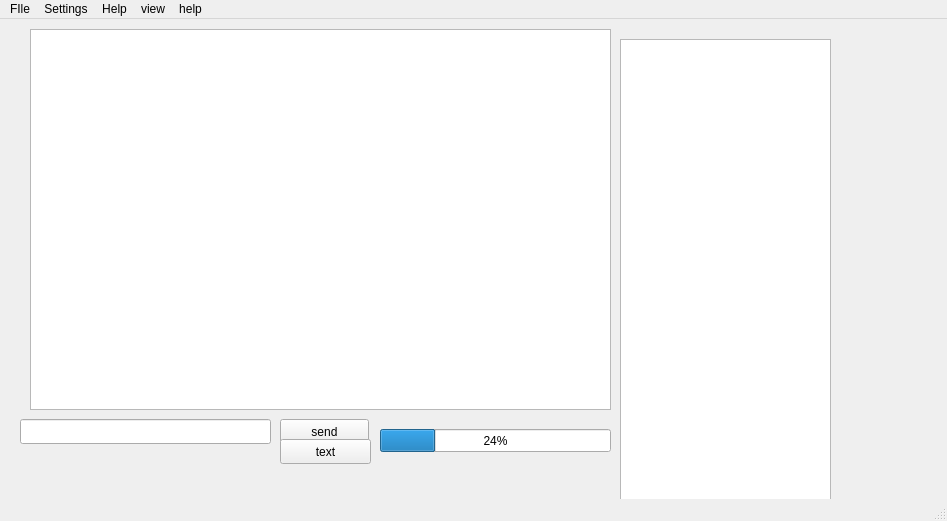
<?xml version="1.0" encoding="UTF-8"?>
<ui version="4.0">
 <class>MainWindow</class>
 <widget class="QMainWindow" name="MainWindow">
  <property name="geometry">
   <rect>
    <x>0</x>
    <y>0</y>
    <width>947</width>
    <height>521</height>
   </rect>
  </property>
  <property name="windowTitle">
   <string>MainWindow</string>
  </property>
  <widget class="QWidget" name="centralwidget">
   <widget class="QLineEdit" name="lineEdit">
    <property name="geometry">
     <rect>
      <x>20</x>
      <y>400</y>
      <width>251</width>
      <height>25</height>
     </rect>
    </property>
   </widget>
   <widget class="QPushButton" name="pushButton_2">
    <property name="geometry">
     <rect>
      <x>280</x>
      <y>400</y>
      <width>89</width>
      <height>25</height>
     </rect>
    </property>
    <property name="text">
     <string>send</string>
    </property>
   </widget>
   <widget class="QListWidget" name="listWidget">
    <property name="geometry">
     <rect>
      <x>620</x>
      <y>20</y>
      <width>211</width>
      <height>481</height>
     </rect>
    </property>
    <item>
     <property name="text">
      <string/>
     </property>
    </item>
   </widget>
   <widget class="QListWidget" name="listWidget_2">
    <property name="geometry">
     <rect>
      <x>30</x>
      <y>10</y>
      <width>581</width>
      <height>381</height>
     </rect>
    </property>
   </widget>
   <widget class="QPushButton" name="pushButton">
    <property name="geometry">
     <rect>
      <x>280</x>
      <y>420</y>
      <width>91</width>
      <height>25</height>
     </rect>
    </property>
    <property name="text">
     <string>text</string>
    </property>
   </widget>
   <widget class="QProgressBar" name="progressBar">
    <property name="geometry">
     <rect>
      <x>380</x>
      <y>410</y>
      <width>231</width>
      <height>23</height>
     </rect>
    </property>
    <property name="value">
     <number>24</number>
    </property>
   </widget>
  </widget>
  <widget class="QMenuBar" name="menubar">
   <property name="geometry">
    <rect>
     <x>0</x>
     <y>0</y>
     <width>947</width>
     <height>22</height>
    </rect>
   </property>
   <widget class="QMenu" name="menuFIle">
    <property name="title">
     <string>FIle</string>
    </property>
    <addaction name="separator"/>
    <addaction name="actionConnect"/>
    <addaction name="actionDisconnect"/>
    <addaction name="actionSave"/>
    <addaction name="separator"/>
    <addaction name="actionExit"/>
    <addaction name="actionchange_ava"/>
   </widget>
   <widget class="QMenu" name="menuSettings">
    <property name="title">
     <string>Settings</string>
    </property>
    <addaction name="push_button"/>
    <addaction name="separator"/>
    <addaction name="actionusername"/>
    <addaction name="actionhost"/>
    <addaction name="actionautomatic_file_reception"/>
   </widget>
   <widget class="QMenu" name="menuHelp">
    <property name="title">
     <string>Help</string>
    </property>
    <addaction name="actionAbout"/>
   </widget>
   <widget class="QMenu" name="menuview">
    <property name="title">
     <string>view</string>
    </property>
    <widget class="QMenu" name="menuchoose_color_of_image">
     <property name="title">
      <string>choose color of message</string>
     </property>
     <addaction name="actionchoose_info_color"/>
     <addaction name="actionchoose_message_color"/>
    </widget>
    <addaction name="actionchange_background_color"/>
    <addaction name="menuchoose_color_of_image"/>
    <addaction name="separator"/>
    <addaction name="actiondisplay_ip_3"/>
    <addaction name="actionhide_date"/>
    <addaction name="separator"/>
    <addaction name="actionclose_progress_bar"/>
    <addaction name="actionhistory"/>
   </widget>
   <widget class="QMenu" name="menuhelp">
    <property name="title">
     <string>help</string>
    </property>
    <addaction name="actionabout"/>
   </widget>
   <addaction name="menuFIle"/>
   <addaction name="menuSettings"/>
   <addaction name="menuHelp"/>
   <addaction name="menuview"/>
   <addaction name="menuhelp"/>
  </widget>
  <widget class="QStatusBar" name="statusbar"/>
  <action name="actionConnect">
   <property name="text">
    <string>Connect</string>
   </property>
  </action>
  <action name="actionDisconnect">
   <property name="text">
    <string>Disconnect</string>
   </property>
  </action>
  <action name="actionSave">
   <property name="text">
    <string>Save</string>
   </property>
  </action>
  <action name="actionExit">
   <property name="text">
    <string>Exit</string>
   </property>
  </action>
  <action name="actionAbout">
   <property name="text">
    <string>About</string>
   </property>
  </action>
  <action name="push_button">
   <property name="text">
    <string>Status</string>
   </property>
  </action>
  <action name="actionusername">
   <property name="text">
    <string>username</string>
   </property>
  </action>
  <action name="actionhost">
   <property name="text">
    <string>host</string>
   </property>
  </action>
  <action name="actionchange_ava">
   <property name="text">
    <string>change ava</string>
   </property>
  </action>
  <action name="actionchange_background_color">
   <property name="text">
    <string>change background color</string>
   </property>
  </action>
  <action name="actionchoose_info_color">
   <property name="text">
    <string>choose info color</string>
   </property>
  </action>
  <action name="actionchoose_message_color">
   <property name="text">
    <string>choose message color</string>
   </property>
  </action>
  <action name="actiondisplay_ip_3">
   <property name="checkable">
    <bool>true</bool>
   </property>
   <property name="text">
    <string>hide ip</string>
   </property>
  </action>
  <action name="actionhide_date">
   <property name="checkable">
    <bool>true</bool>
   </property>
   <property name="text">
    <string>hide date</string>
   </property>
  </action>
  <action name="actionclose_progress_bar">
   <property name="checkable">
    <bool>true</bool>
   </property>
   <property name="text">
    <string>close progress bar</string>
   </property>
  </action>
  <action name="actionautomatic_file_reception">
   <property name="checkable">
    <bool>true</bool>
   </property>
   <property name="text">
    <string>automatic file reception</string>
   </property>
  </action>
  <action name="actionabout">
   <property name="text">
    <string>about</string>
   </property>
  </action>
  <action name="actionhistory">
   <property name="text">
    <string>history</string>
   </property>
  </action>
 </widget>
 <resources/>
 <connections/>
</ui>
